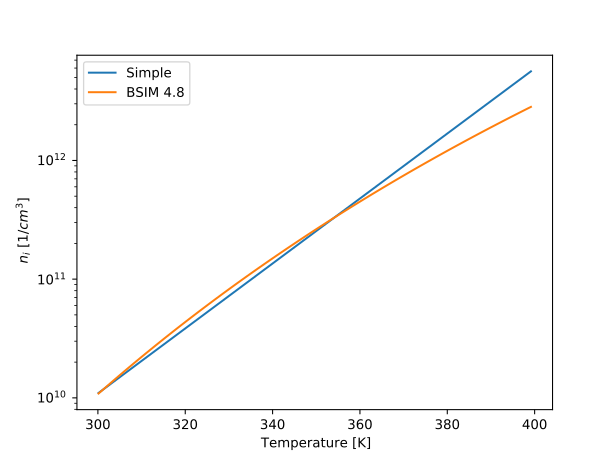

Write the Python code that produced this figure.
#!/usr/bin/env python3


from scipy import constants
import numpy as np
import matplotlib.pyplot as plt
k_b = constants.Boltzmann
q = constants.physical_constants["elementary charge"][0]

E_g = 1.13
TNOM = 300.15
T = np.arange(TNOM,TNOM + 100)
n_i_simple = 1.1e10 * 2**((T - TNOM)/11)
n_i_bsim = 1.45e10*(TNOM/300.15) * np.sqrt(T/300.15) \
    * np.exp(21.5565981 - (q*E_g)/(2*k_b*T))
plt.semilogy(T,n_i_simple,label="Simple")
plt.semilogy(T,n_i_bsim,label="BSIM 4.8")
plt.legend()
plt.xlabel("Temperature [K]")
plt.ylabel(" $n_i$ [$1/cm^3$]")
plt.savefig("l6_ni.pdf")
plt.show()
